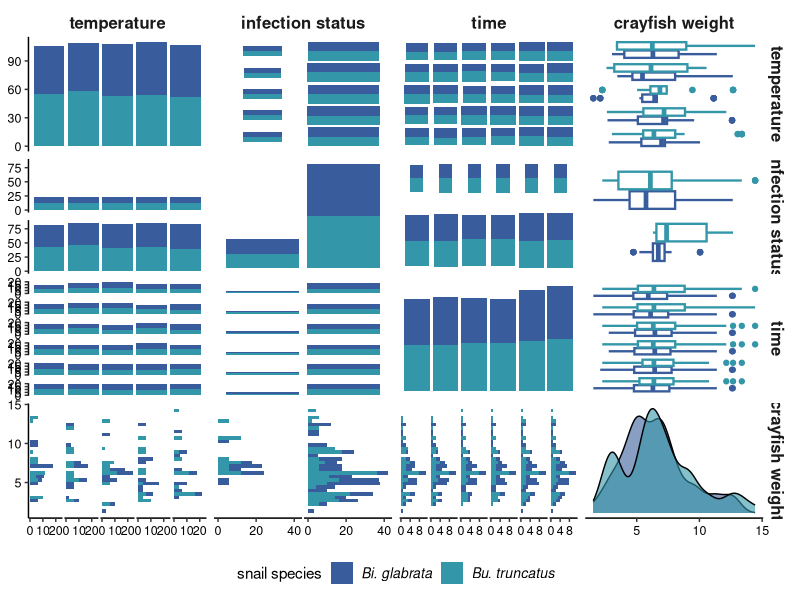
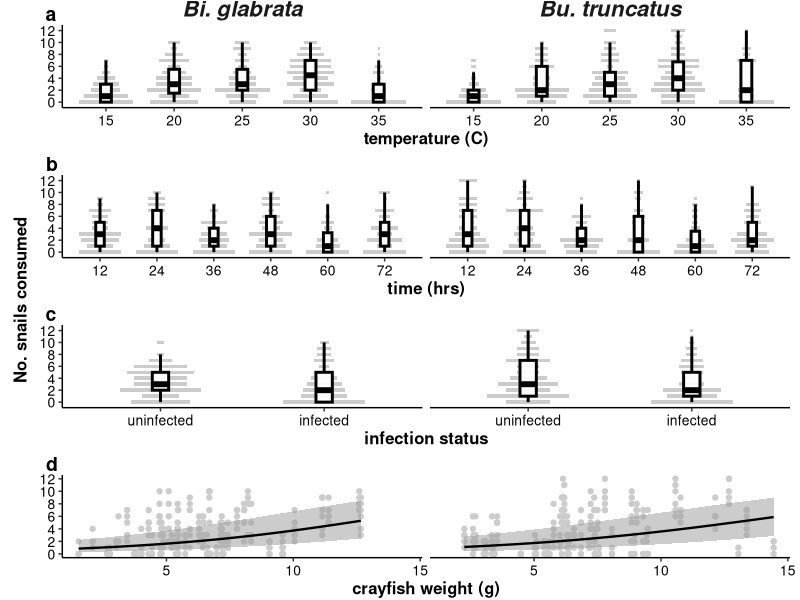
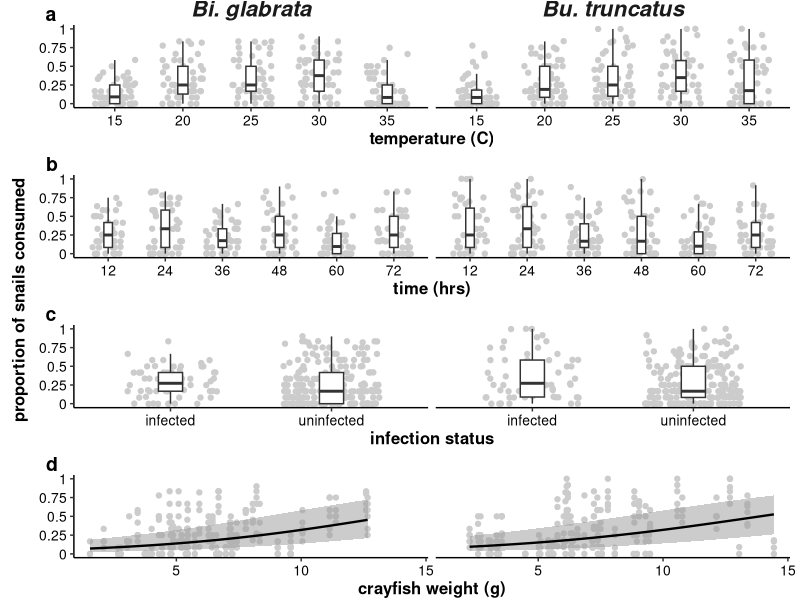
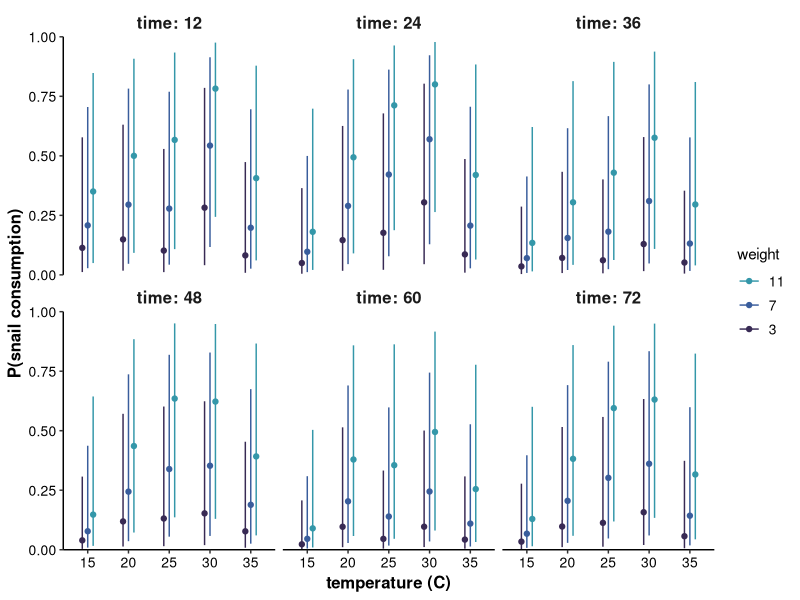
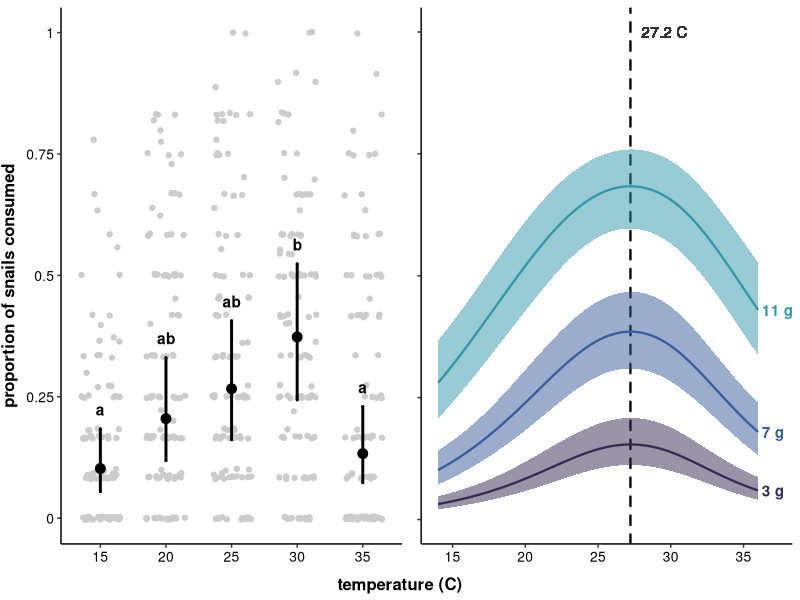
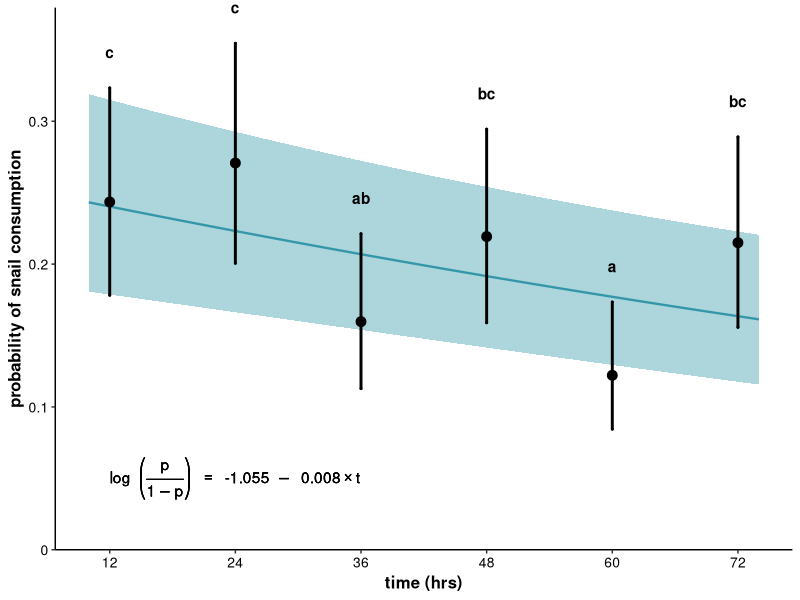
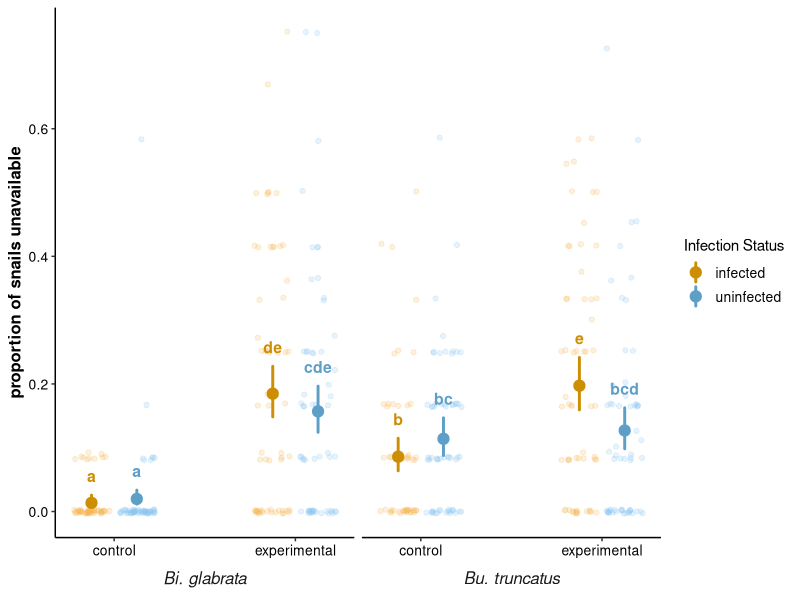
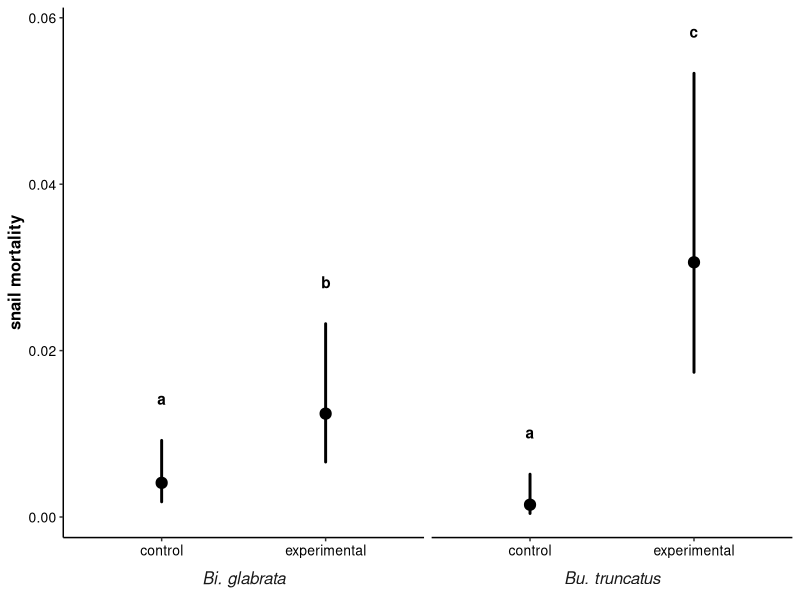

Reproduce these figures in R, in order.
## ---- chunk 1
# Data wrangling and plots
library("tidyverse")
library("GGally")
library("cowplot")

# GLMMs and GAMs
library("glmmTMB")
library("mgcv")
library("car")

# Pairwise comparisons
library("emmeans") 
library("multcomp")
library("multcompView")

## Tidy plotting of tables
library("knitr")

## Save figures
knitr::opts_chunk$set(
  fig.height = 4, fig.width = 6, 
  fig.path = "./figures/",
  dev = "png", dpi = 1000,
  message = FALSE, warning = FALSE
)

## Set ggplot theme options
theme_set(
  theme_classic() + 
    theme(
      axis.text = element_text(size = 10, color = "black"),
      axis.title = element_text(size = 12, face = "bold"),
      strip.text = element_text(size = 12, face = "bold"),
      legend.text = element_text(size = 10), 
      strip.background = element_blank(), 
      strip.placement = "outside"
    )
)

# Colors for weights, and for other figures
wght_col <- viridis::mako(3, begin = 0.2, end = 0.6)

## Function to print model summary tables using knitr nicely
tidy_anova <- function(model) {
  
  model |> 
    car::Anova() |> 
    as.data.frame() |> 
    mutate_if(is.numeric, round, digits = 3) |> 
    mutate(
      ` ` = ifelse(`Pr(>Chisq)` < 0.05, "*", ""),
      `Pr(>Chisq)` = ifelse(`Pr(>Chisq)` < 0.001, "<0.001", `Pr(>Chisq)`), 
    ) |> 
    knitr::kable()
  
}

## Function to print post-hoc tests using knitr nicely
tidy_emmeans <- function(table) {
  
  table |> 
    summary() |> 
    as.data.frame() |> 
    mutate_if(is.numeric, round, digits = 3) |> 
    mutate(
      ` ` = ifelse(p.value < 0.05, "*", ""),
      p.value = ifelse(p.value < 0.001, "<0.001", p.value), 
    ) |> 
    knitr::kable()
  
}

## Custom boxplot function for pairs plot
ggally_boxplot <- function(data, mapping, N = 100, ...){
  ggplot(data, mapping) + geom_boxplot(fill = "white", ..., linewidth = 0.8)
}

## Custom histogram function for pairs plot
ggally_facethist2 <- function (data, mapping, ...) 
{
  mapping <- mapping_color_to_fill(mapping)
  horizontal <- is_horizontal(data, mapping)
  if (!horizontal) {
    mapping <- mapping_swap_x_y(mapping)
  }
  xVal <- mapping_string(mapping$x)
  yVal <- mapping_string(mapping$y)
  mapping$y <- NULL
  p <- ggplot(data = data, mapping)
  p <- p + stat_bin(...)
  if (horizontal) {
    p <- p + facet_grid(paste(yVal, " ~ .", sep = "")) + 
      theme(panel.spacing = unit(0.1, "lines")) + 
      scale_y_continuous(n.breaks = 4)
  }
  else {
    p <- p + facet_grid(paste(". ~", yVal, sep = "")) + 
      theme(panel.spacing = unit(0.1, "lines")) + coord_flip() + 
      scale_y_continuous(n.breaks = 4)
  }
  p <- p + labs(x = xVal, y = yVal)
  p
}

set.seed(10)
## ---- chunk 2
# Read in data
snail_trials <- read.csv("data/all_trials_snail_digital.csv")
cray_trials <- read.csv("data/all_trials_crayfish_digital.csv")

# Generate an id field to link the two sheets
snail_trials <- snail_trials |> unite(craytrialid, c(week, crayfish_id), remove = FALSE) 
cray_trials <- cray_trials |> unite(craytrialid, c(week, crayfish_id), remove = FALSE)

# Combine datasets
# Remove data with more snails than density, and those that were molting
# There are also 2 values with consumption < 0...
all_data <- cray_trials |>
  dplyr::select(craytrialid, weight, berried) |>
  right_join(snail_trials, by = "craytrialid", multiple = "all") |> 
  filter(time != 0) |>
  dplyr::select(-c(start_time, end_time, collector_name, notes)) |>
  mutate(
    consumption_all = snail_density - snails_remaining - dead_snails,
    p_consumed = consumption_all / (snail_density - dead_snails),
    condition = ifelse(grepl("control", condition), "control", "experimental"),
    snail_species = factor(ifelse(snail_species == "biomph", "Bi. glabrata", "Bu. truncatus")),
    infection_status = factor(infection_status),
    temp = factor(temp, ordered = TRUE), 
    time = factor(time, ordered = TRUE)
  ) |>
  filter(week != "pilot_ex_un_v_in_1" & dodgey_remove != "Y" & 
           molt != "Y" & consumption_all >= 0)

## Experimental data only
exp_data <- all_data |> filter(condition == "experimental")
## ---- chunk 3
exp_data |> 
  dplyr::select(
    temperature = temp, `infection status` = infection_status, time, 
    `crayfish weight` = weight
  ) |> 
  ggpairs(
    aes(color = exp_data$snail_species),
    lower = list(combo = ggally_facethist2),
    diag = list(continuous = wrap("densityDiag", alpha = 0.6)), 
    upper = list(combo = ggally_boxplot), 
    legend = c(1, 1)
  ) + 
  scale_fill_manual(values = wght_col[2:3]) + 
  scale_color_manual(values = wght_col[2:3]) + 
  theme(
    legend.position = "bottom",
    legend.text = element_text(face = "italic"), 
    axis.text = element_text(size = 9)
  ) + 
  labs(fill = "snail species")
## ---- chunk 4
plot_box_hist <- function(data, var, width = 3) {
  
  var <- enquo(var)
  
  plot_data <- data |> 
    group_by(snail_species, consumption_all, !!var) |> 
    tally() |> ungroup() |> 
    group_by(snail_species, !!var) |> 
    mutate(
      p = n / sum(n), 
      p = p / max(p)
    )
  
  plot_data |> 
    ggplot(aes(!!var, consumption_all)) + 
    geom_rect(aes(
      xmin = !!var - (width * (p/2)), 
      xmax = !!var + (width * (p/2)),
      ymin = consumption_all - 0.3, 
      ymax = consumption_all + 0.3
    ), fill = "grey80") + 
    facet_wrap(~snail_species, nrow = 1) + 
    geom_boxplot(aes(group = !!var), data = data, 
                 width = width / 5, fill = "white", 
                 alpha = 0.9, outlier.color = NA, 
                 linewidth = 1, color = "black") + 
    scale_x_continuous(breaks = sort(unique(data[[quo_name(var)]]))) + 
    scale_y_continuous(breaks = seq(0, 12, 2)) +
    theme(strip.text = element_text(size = 16, face = "bold.italic"),
          plot.margin = margin(-0.4, 0.5, 0.1, 0, "lines"),
          axis.title.y = element_blank()) + 
    coord_cartesian(clip = "off")
}

## Obtain regression trends and standard error for crayfish weight

weight_glm <- glmmTMB::glmmTMB(
  cbind(consumption_all, snail_density - consumption_all) ~ 
    snail_species * weight + (1 | crayfish_id * week), 
  family = binomial(link = "logit"), 
  data = exp_data
)

seq_range <- function(x, n = 300) seq(x[1], x[2], length.out = n)

weight_curves <- data.frame(
  weight = c(
    seq_range(range(exp_data$weight[exp_data$snail_species == "Bu. truncatus"])), 
    seq_range(range(exp_data$weight[exp_data$snail_species == "Bi. glabrata"]))
  ), 
  snail_species = rep(c("Bu. truncatus", "Bi. glabrata"), each = 300), 
  crayfish_id = NA, 
  week = NA
)

weight_pred <- weight_glm |> 
  predict(weight_curves, allow.new.levels = TRUE, se.fit = TRUE)

weight_curves$consumption_all <- plogis(weight_pred$fit) * 12
weight_curves$se <- weight_pred$se.fit
weight_curves$lower <- plogis(qlogis(weight_curves$consumption_all/12) - weight_curves$se) * 12
weight_curves$upper <- plogis(qlogis(weight_curves$consumption_all/12) + weight_curves$se) * 12

## Construct plots

plots <- list()

plots$temp <- exp_data |> 
  mutate(temp = as.numeric(as.character(temp))) |> 
  plot_box_hist(temp, 4) +
  xlab("temperature (C)")

plots$time <- exp_data |> 
  mutate(time = as.numeric(as.character(time))) |> 
  plot_box_hist(time, 9) +
  xlab("time (hrs)") + 
  theme(strip.text = element_text(color = "white"))

plots$infected <- exp_data |> 
  mutate(infection_status = as.numeric(infection_status)) |> 
  plot_box_hist(infection_status, 0.5) +
  xlab("infection status") + 
  scale_x_continuous(breaks = 1:2, labels = c("uninfected", "infected"), 
                     limits = c(0.5, 2.5)) + 
  theme(strip.text = element_text(color = "white"))

plots$weight <- exp_data |> 
  ggplot(aes(weight, consumption_all)) + 
  geom_point(color = "grey80") + 
  geom_ribbon(aes(ymin = lower, ymax = upper), data = weight_curves, alpha = 0.5, 
              fill = "grey60") +
  geom_line(data = weight_curves, linewidth = 0.8) +
  facet_wrap(~snail_species, nrow = 1) + 
  labs(x = "crayfish weight (g)", y = "No. snails consumed") + 
  scale_y_continuous(breaks = seq(0, 12, 2)) +
  theme(strip.text = element_text(size = 16, color = "white"),
        plot.margin = margin(-0.4, 0.5, 0.1, 0, "lines"),
        axis.title.y = element_blank()) + 
  coord_cartesian(clip = "off")

joined_plot <- cowplot::plot_grid(
  grid::textGrob(expression(bold("No. snails consumed")), rot = 90),
  cowplot::plot_grid(plotlist = plots, ncol = 1, labels = "auto"),
  nrow = 1, rel_widths = c(0.05, 0.95)
) + theme(plot.background = element_rect(fill = "white", color = NA))

joined_plot
## ---- chunk 5
plot_box_jitter <- function(data, var, width = 3) {
  
  var <- enquo(var)
  
  data |> 
    ggplot(aes(!!var, p_consumed)) + 
    geom_jitter(color = "grey80", width = 0.3) + 
    geom_boxplot(width = 0.15, outlier.color = NA) +
    facet_wrap(~snail_species, nrow = 1) + 
    scale_y_continuous(breaks = seq(0, 1, 0.25), 
                       labels = c("0", "0.25", "0.5", "0.75", "1")) +
    theme(strip.text = element_text(size = 16, face = "bold.italic"),
          plot.margin = margin(-0.4, 0.5, 0.1, 0, "lines"),
          axis.title.y = element_blank())
}

## Curves and standard errors for weight

weight_glm <- glmmTMB::glmmTMB(
  cbind(consumption_all, snail_density - dead_snails - consumption_all) ~ 
    snail_species * weight + (1 | crayfish_id * week), 
  family = binomial(link = "logit"), 
  data = exp_data
)

seq_range <- function(x, n = 300) seq(x[1], x[2], length.out = n)

weight_curves <- data.frame(
  weight = c(
    seq_range(range(exp_data$weight[exp_data$snail_species == "Bu. truncatus"])), 
    seq_range(range(exp_data$weight[exp_data$snail_species == "Bi. glabrata"]))
  ), 
  snail_species = rep(c("Bu. truncatus", "Bi. glabrata"), each = 300), 
  crayfish_id = NA, 
  week = NA
)

weight_pred <- weight_glm |> 
  predict(weight_curves, allow.new.levels = TRUE, se.fit = TRUE)

weight_curves$p_consumed <- plogis(weight_pred$fit)
weight_curves$se <- weight_pred$se.fit
weight_curves$lower <- plogis(qlogis(weight_curves$p_consumed) - weight_curves$se)
weight_curves$upper <- plogis(qlogis(weight_curves$p_consumed) + weight_curves$se)

## Construct plots 

plots$temp <- exp_data |> 
  plot_box_jitter(temp, 3) +
  xlab("temperature (C)")

plots$time <- exp_data |> 
  plot_box_jitter(time, 5) +
  xlab("time (hrs)") + 
  theme(strip.text = element_text(color = "white"))

plots$infected <- exp_data |> 
  plot_box_jitter(infection_status, 0.2) +
  xlab("infection status") + 
  theme(strip.text = element_text(color = "white"))

plots$weight <- exp_data |> 
  ggplot(aes(weight, p_consumed)) + 
  geom_point(color = "grey80") + 
  geom_ribbon(aes(ymin = lower, ymax = upper), data = weight_curves, alpha = 0.5, 
              fill = "grey60") +
  geom_line(data = weight_curves, linewidth = 0.8) +
  facet_wrap(~snail_species, nrow = 1) + 
  labs(x = "crayfish weight (g)") + 
  scale_y_continuous(breaks = seq(0, 1, 0.25), 
                     labels = c("0", "0.25", "0.5", "0.75", "1")) + 
  theme(strip.text = element_text(size = 16, color = "white"), 
        plot.margin = margin(-0.4, 0.5, 0.1, 0, "lines"),
        axis.title.y = element_blank()) + 
  coord_cartesian(clip = "off")

joined_plot <- cowplot::plot_grid(
  grid::textGrob(expression(bold("proportion of snails consumed")), rot = 90),
  cowplot::plot_grid(plotlist = plots, ncol = 1, labels = "auto"),
  nrow = 1, rel_widths = c(0.05, 0.95)
) + theme(plot.background = element_rect(fill = "white", color = NA))

joined_plot
## ---- chunk 6
glmm <- glmmTMB(
  cbind(consumption_all, snail_density - dead_snails - consumption_all) ~
    (snail_species + infection_status + temp + time)^3  + weight * temp +
    (1 | crayfish_id * week),
  family = binomial(link = "logit"),
  data = exp_data
)
## ---- chunk 7
tidy_anova(glmm) # Defined in setup block at start of Rmd
## ---- chunk 8
# Combinations of variable levels to predict on
newdata <- expand.grid(
  snail_species = unique(exp_data$snail_species), 
  infection_status = unique(exp_data$infection_status),
  temp = sort(unique(exp_data$temp)), 
  time = sort(unique(exp_data$time)), 
  crayfish_id = NA, week = NA,
  weight = c(3, 7, 11)
)

# Fitted means and standard errors on log-odds scale
fitted <- predict(glmm, newdata, allow.new.levels = TRUE, se.fit = TRUE)
newdata$fit_logit <- as.numeric(fitted$fit)
newdata$se_logit <- as.numeric(fitted$se.fit)

# Transform to probability scale, compute confidence intervals
newdata$fit_prob <- plogis(newdata$fit_logit)
newdata$lower <- plogis(qnorm(0.025, newdata$fit_logit, newdata$se_logit))
newdata$upper <- plogis(qnorm(0.975, newdata$fit_logit, newdata$se_logit))

# Plot
newdata |> 
  mutate(weight = factor(weight)) |> 
  filter(snail_species == "Bu. truncatus" & infection_status == "uninfected") |> 
  ggplot(aes(temp, color = weight)) + 
  geom_errorbar(aes(ymin = lower, ymax = upper), width = 0, 
                position = position_dodge(width = 0.4)) + 
  geom_point(aes(y = fit_prob), position = position_dodge(width = 0.4)) + 
  facet_wrap(~time, labeller = label_both) + 
  labs(x = "temperature (C)", y = "P(snail consumption)") + 
  theme(strip.background = element_blank()) + 
  guides(color = guide_legend(reverse = TRUE), fill = guide_legend(reverse = TRUE)) + 
  scale_color_manual(values = wght_col) + 
  scale_y_continuous(expand = c(0, 0), limits = c(0, 1), breaks = seq(0, 1, 0.25))
## ---- chunk 9
kable(emmeans(glmm, data = exp_data, specs = "temp", type = "response"), digits = 3)
## ---- chunk 10
# Estimated marginal means for each temp term
temp_emmeans <- emmeans(glmm, data = exp_data, specs = "temp")

## Compute pairwise comparisons
temp_emmeans |> pairs() |> tidy_emmeans()
## ---- chunk 11
# Letters and estimated marginal means on response scale
temp_cld <- as.data.frame(cld(temp_emmeans, Letters = letters, type = "response"))
## ---- chunk 12
## Fit model with only temperature smoother and random effects
temp_gamm <- gamm(
  cbind(consumption_all, snail_density - dead_snails - consumption_all) ~ 
    s(temp, k = 4) + weight,
  family = binomial(link = "logit"),
  random = list(crayfish_id = ~ 1 | crayfish_id * week),
  data = mutate(exp_data, temp = as.numeric(as.character(temp)))
)
## ---- chunk 13
## New data to predict on
newdata <- tibble(
  temp = rep(seq(14, 36, length.out = 500), 3),
  weight = rep(c(3, 7, 11), each = 500)
)

# Obtain fitted means and confidence intervals
newdata$fit <- predict(temp_gamm$gam, newdata)
newdata$se <- predict(temp_gamm$gam, newdata, se.fit = TRUE)$se.fit
newdata$fit_prob <- plogis(newdata$fit)
newdata$lower <- plogis(qnorm(0.025, newdata$fit, newdata$se))
newdata$upper <- plogis(qnorm(0.975, newdata$fit, newdata$se))
newdata$weight <- factor(newdata$weight)
## ---- chunk 14
temp_peak <- newdata$temp[newdata$fit_prob == max(newdata$fit_prob)]

temp_curves <- newdata |> 
  ggplot(aes(temp, fit_prob)) + 
  geom_vline(xintercept = temp_peak, linetype = "dashed", 
             linewidth = 0.8, lineend = "round") +
  geom_ribbon(aes(ymin = lower, ymax = upper, fill = weight), 
              data = newdata, alpha = 0.5) + 
  geom_line(aes(color = weight), data = newdata, linewidth = 0.8) +
  geom_text(aes(color = weight, label = paste(weight, "g")), 
            data = newdata |> filter(temp == max(temp)), 
            nudge_x = 0.25, hjust = 0, fontface = "bold") +
  geom_text(aes(x = temp_peak + 0.75, y = 1, 
                label = paste(round(temp_peak, 1), "C")), 
            hjust = 0, color = "grey20") +
  scale_color_manual(values = wght_col) + 
  scale_fill_manual(values = wght_col) + 
  scale_x_continuous(breaks = seq(15, 35, 5), limits = c(14, 37.2)) +
  scale_y_continuous(limits = c(0, 1)) +
  labs(x = "temperature (C)", color = "weight (g)", fill = "weight (g)") + 
  expand_limits(y = 0) + 
  theme(legend.position = "none", 
        axis.title = element_blank(), 
        axis.text.y = element_blank())

cld_plot <- temp_cld |> 
  ggplot(aes(temp)) + 
  geom_jitter(aes(y = p_consumed), color = "grey80", width = 0.3, 
              data = exp_data) + 
  geom_errorbar(aes(ymin = asymp.LCL, ymax = asymp.UCL), width = 0, 
                linewidth = 1, lineend = "round") + 
  geom_point(aes(y = prob), size = 3) +
  geom_text(aes(y = asymp.UCL, label = .group), nudge_y = 0.04, 
            fontface = "bold", data = temp_cld |> 
              mutate(.group = trimws(.group)) ) +
  scale_y_continuous(breaks = seq(0, 1, 0.25), 
                     labels = c("0", "0.25", "0.5", "0.75", "1")) + 
  coord_cartesian(clip = "off") + 
  theme(axis.title = element_blank())

temp_joined <- plot_grid(plot_grid(
  grid::textGrob(expression(bold("proportion of snails consumed")), rot = 90), 
  cld_plot, temp_curves, nrow = 1, rel_widths = c(0.05, 1, 1), 
  align = "v", axis = "tb"
), grid::textGrob(expression(bold("temperature (C)"))), 
rel_heights = c(1, 0.05), ncol = 1) + 
  theme(plot.background = element_rect(fill = "white", color = NA))

temp_joined
## ---- chunk 15
# Estimated marginal means for each temp term
time_emmeans <- emmeans(glmm, data = exp_data, specs = "time")

# Letters and estimated marginal means on response scale
time_cld <- as.data.frame(cld(time_emmeans, Letters = letters, type = "response"))
## ---- chunk 16
n <- 10000 # Number of posterior samples

## Sample from estimated means and covariance
time <- as.numeric(as.character(summary(time_emmeans)$time))
time_mu <- summary(time_emmeans)$emmean
time_vcov <- vcov(time_emmeans)
time_samples <- mgcv:::rmvn(n, time_mu, time_vcov)

# Fit regressions, extract coefficients
time_coef_sim <- matrix(NA_real_, nrow = n, ncol = 2)

for (i in 1:n) {
  time_lm <- lm(time_samples[i,] ~ time)
  time_coef_sim[i,] <- coef(time_lm)
}

# Coefficient means and covariance
time_mu_sim <- colMeans(time_coef_sim)
time_vcov_sim <- cov(time_coef_sim)
time_se_sim <- sqrt(diag(time_vcov_sim))

## Fitted means and standard errors for range of temperatures
time_seq <- seq(10, 74, by = 0.1)
t_mm <- cbind(rep(1, length(time_seq)), time_seq)
p_hat <- t_mm %*% time_mu_sim
p_se <- sqrt(diag(t_mm %*% time_vcov_sim %*% t(t_mm)))

## Fitted confidence interval
time_fit <- tibble(
  time = time_seq,
  mean = plogis(p_hat), 
  lower = plogis(qnorm(0.025, p_hat, p_se)),
  upper = plogis(qnorm(0.975, p_hat, p_se))
)

## Equation for regression fit
eqn <- expr(
  log * ~~ bgroup("(", frac(p, 1 - p), ")" ) * phantom(0) == 
    ~~ !!round(time_mu_sim[1], 3) * ~~-~~ !!round(abs(time_mu_sim[2]), 3) %*% t
)
## ---- chunk 17
time_cld |> 
  mutate(time = as.numeric(as.character(time)), .group = trimws(.group)) |> 
  ggplot(aes(time)) + 
  geom_ribbon(aes(ymin = lower, ymax = upper), data = time_fit,
              alpha = 0.4, fill = wght_col[3]) + 
  geom_line(aes(y = mean), data = time_fit, color = wght_col[3], linewidth = 0.8) +
  geom_errorbar(aes(ymin = asymp.LCL, ymax = asymp.UCL), width = 0, 
                linewidth = 1, lineend = "round") + 
  geom_point(aes(y = prob), size = 3) + 
  geom_text(aes(y = asymp.UCL, label = .group), nudge_y = 0.025, fontface = "bold") +
  annotate("text", label = eqn, x = 12, y = 0.05, hjust = 0) +
  scale_x_continuous(breaks = seq(12, 72, 12)) +
  scale_y_continuous(expand = c(0, 0), breaks = seq(0, 0.3, 0.1), 
                     labels = c("0", "0.1", "0.2", "0.3")) + 
  labs(x = "time (hrs)",  y = "probability of snail consumption") + 
  expand_limits(y = 0) + 
  coord_cartesian(clip = "off")
## ---- chunk 18
round(c(
  slope = time_mu_sim[2], se = time_se_sim[2],
  quantile(time_coef_sim[,2], c(0.025, 0.975)), 
  t = time_mu_sim[2]/time_se_sim[2], 
  p.value = pt(time_mu_sim[2]/time_se_sim[2], df = df.residual(glmm)) * 2
), 4)
## ---- chunk 19
r2_data <- all_data |> 
  drop_na(c(snails_out, snails_under_shelter)) |> 
  mutate(
    unavailable_snails = snails_out + snails_under_shelter, 
    p_unavailable = unavailable_snails / (snail_density - dead_snails)
  )
## ---- chunk 20
r2_data |> 
  group_by(snail_species, condition) |> 
  summarize(
    N = n(), 
    `P(unavailable)` = mean(unavailable_snails / snail_density), 
    `SE(P(unavailable))` = sd(unavailable_snails / snail_density) / sqrt(n())
  ) |> 
  kable(digits = 3)
## ---- chunk 21
unavailable_snail_model <- glmmTMB(
  cbind(unavailable_snails, snail_density - dead_snails - unavailable_snails) ~ 
    snail_species * infection_status * condition + (1 | week),
  family = binomial(link = "logit"), 
  data = r2_data
)
## ---- chunk 22
tidy_anova(unavailable_snail_model)
## ---- chunk 23
kable(emmeans(unavailable_snail_model, specs = "condition", type = "response"), digits = 3)
## ---- chunk 24
kable(emmeans(unavailable_snail_model, specs = "snail_species", type = "response"), digits = 3)
## ---- chunk 25
unsnail_emmeans <- emmeans(
  unavailable_snail_model, 
  specs = c("snail_species", "infection_status", "condition")
)

unsnail_cld <- as.data.frame(cld(unsnail_emmeans, Letters = letters, type = "response"))
unsnail_cld$.group <- trimws(unsnail_cld$.group)
## ---- chunk 26
unsnail_cld |> 
  mutate(condition = as.numeric(as.factor(condition))) |> 
  ggplot(aes(condition)) + 
  geom_jitter(aes(x = as.numeric(as.factor(condition)) - 0.125, y = p_unavailable), 
              data = r2_data |> filter(infection_status == "infected"), 
              alpha = 0.2, width = 0.1, color = colorspace::lighten("#CD8E04", 0.4)) + 
  geom_jitter(aes(x = as.numeric(as.factor(condition)) + 0.125, y = p_unavailable), 
              data = r2_data |> filter(infection_status == "uninfected"), 
              alpha = 0.2, width = 0.1, color = colorspace::lighten("#5E9FC8", 0.4)) + 
  geom_pointrange(aes(y = prob, ymin = asymp.LCL, ymax = asymp.UCL, color = infection_status), 
                  lineend = "round", linewidth = 1, position = position_dodge(0.5), size = 0.7) +
  geom_text(aes(y = asymp.UCL + 0.03, label = .group, color = infection_status), size = 4,
            position = position_dodge(0.5), fontface = "bold", show.legend = FALSE) + 
  facet_wrap(~snail_species, nrow = 1, strip.position = "bottom") + 
  scale_color_manual(name= "Infection Status", labels = c("infected", "uninfected"),
                     values = c("#CD8E04", "#5E9FC8")) + 
  ylab("proportion of snails unavailable") + 
  scale_x_continuous(breaks = 1:2, labels = c("control", "experimental")) +
  theme(
    axis.title.x = element_blank(), 
    strip.text = element_text(face = "italic")
  )
## ---- chunk 27
all_data |> 
  group_by(snail_species, condition) |> 
  summarize(
    N = n(), 
    `trials with mortality` = sum(dead_snails > 0),
    `mortality rate` = mean(dead_snails / snail_density), 
    `SE(mortality rate)` = sd(dead_snails / snail_density) / sqrt(n())
  ) |> 
  kable(digits = 3)
## ---- chunk 28
dead_snail_model <- glmmTMB(
  cbind(dead_snails, snail_density - dead_snails) ~ 
    snail_species * infection_status * condition + (1 | week),
  family = binomial(link = "logit"), 
  data = all_data
)
## ---- chunk 29
tidy_anova(dead_snail_model)
## ---- chunk 30
kable(emmeans(dead_snail_model, "infection_status", type = "response"), digits = 3)
## ---- chunk 31
dsnail_emmeans <- emmeans(dead_snail_model, specs = c("snail_species", "condition"))

dsnail_cld <- as.data.frame(cld(dsnail_emmeans, Letters = letters, type = "response"))
dsnail_cld$.group <- trimws(dsnail_cld$.group)

dsnail_cld |> 
  ggplot(aes(condition)) +
  geom_pointrange(aes(y = prob, ymin = asymp.LCL, ymax = asymp.UCL), lineend = "round", 
                  linewidth = 1, position = position_dodge(0.5), size = 0.7) +
  geom_text(aes(y = asymp.UCL + 0.005, label = .group), position = position_dodge(0.5),
            fontface = "bold", show.legend = FALSE) + 
  facet_wrap(~snail_species, nrow = 1, strip.position = "bottom") + 
  ylab("snail mortality") + 
  theme(
    axis.title.x = element_blank(), 
    strip.text = element_text(face = "italic")
  )
